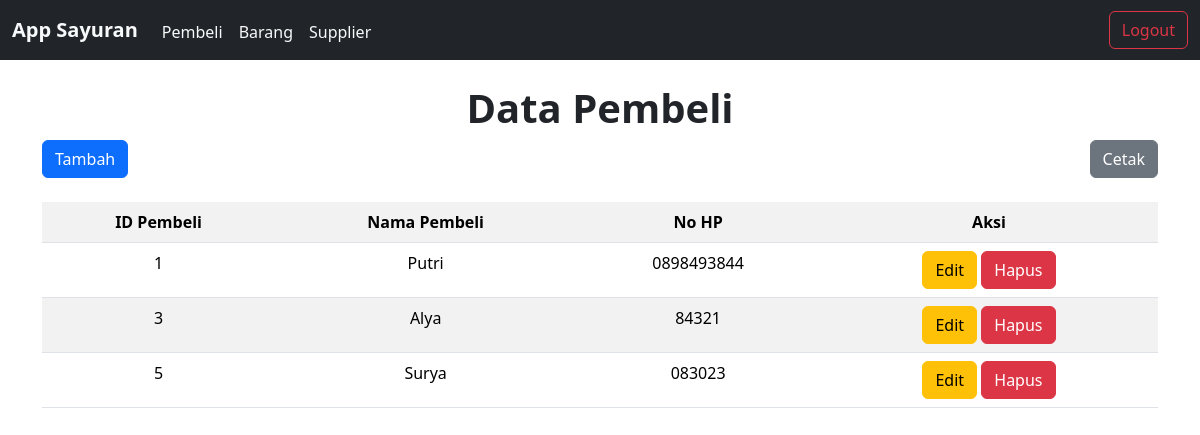
The page /pembeli/index.php (signed in) on the database its author committed.
### tables this page shows
CREATE TABLE `pembeli` (
  `id_pembeli` int(11) NOT NULL,
  `nama_pembeli` varchar(100) NOT NULL,
  `no_hp` varchar(13) NOT NULL
);

### pembeli/index.php (the view, shortened to what this page needs)
<?php
include "../koneksi.php";
$sql = "SELECT * FROM pembeli";
        $query = mysqli_query($koneksi,$sql);
?>
 <!DOCTYPE html>
 <html lang="en">
 <head>
    <link rel="stylesheet" href="../css/bootstrap.min.css">
 </head>
 <body>
     <nav class="navbar navbar-expand-lg bg-dark">
         <div class="container-fluid">
             <a href="../transaksi/index.php" class="navbar-brand fw-bold text-light">App Sayuran</a>
             <ul class="navbar-nav me-auto mt-1">
                 <li class="nav-item">
                     <a href="index.php" class="nav-link active text-light">Pembeli</a>
                 </li>
                 <li class="nav-item">
                     <a href="../barang/index.php" class="nav-link active text-light">Barang</a>
                 </li>
                 <li class="nav-item">
                     <a href="../supplier/index.php" class="nav-link active text-light">Supplier</a>
                 </li>
             </ul>
             <form  class="d-flex">
                 <a href="../logout.php" class="btn btn-outline-danger " onclick="return confirm('Apakah anda yakin ingin Logout?');">Logout</a>
             </form>
         </div>
     </nav>
     <div class="container">
         <h1 class="text-center mt-4 fw-bold">Data Pembeli</h1>
         <button class="btn btn-primary" data-bs-toggle="modal" data-bs-target="#modalTambah">Tambah</button>
<a href="cetak.php" class="btn btn-secondary" style="float: right;">Cetak</a>
         <table class="table table-striped mt-4 text-center">
             <tr>
                 <th>ID Pembeli</th>
                 <th>Nama Pembeli</th>
                 <th>No HP</th>
                 <th>Aksi</th>
             </tr>
             <?php
             while($data = mysqli_fetch_assoc($query)) {
             ?>
                    <tr>
                        <td><?=$data['id_pembeli']?></td>
                        <td><?=$data['nama_pembeli']?></td>
                        <td><?=$data['no_hp']?></td>
                        <td>
                            <button class="btn btn-warning" data-bs-toggle="modal" data-bs-target="#modalEdit<?=$data['id_pembeli']?>">Edit</button>
                            <a href="hapus.php?id_pembeli=<?=$data['id_pembeli']?>" class="btn btn-danger" onclick="return confirm('Apakah anda yakin ingin hapus data?');">Hapus</a>
                        </td>
                    </tr>
<div class="modal fade" id="modalEdit<?=$data['id_pembeli']?>">
  <div class="modal-dialog">
      <div class="modal-content">
          <div class="modal-body">
        <?php }?>
    </div>
        </div>
    </div>
         </table>
     </div>
 </body>
 </html>

### rows shown on the page
pembeli: id_pembeli "1", nama_pembeli "Putri", no_hp "0898493844"
pembeli: id_pembeli "3", nama_pembeli "Alya", no_hp "84321"
pembeli: id_pembeli "5", nama_pembeli "Surya", no_hp "083023"
